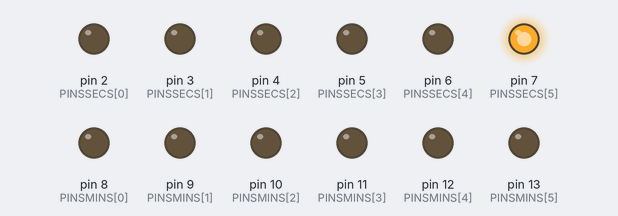
Recording of a sketch running on a simulated Arduino Uno, built with avr-gcc and run on an emulated ATmega328P. On the bench: output pins drawn as LEDs (lit = HIGH).

Above: at 0.1 s.
At 4.1 s:
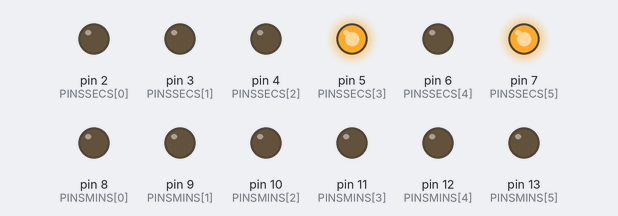
At 9.1 s:
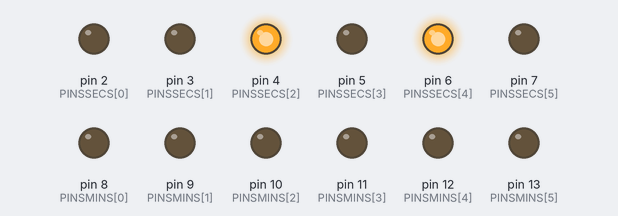
At 19.1 s:
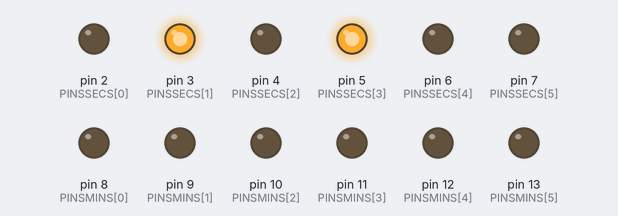
At 29.1 s:
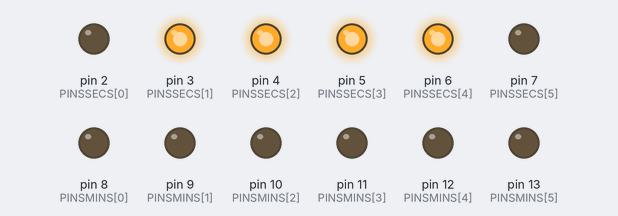
At 39.1 s:
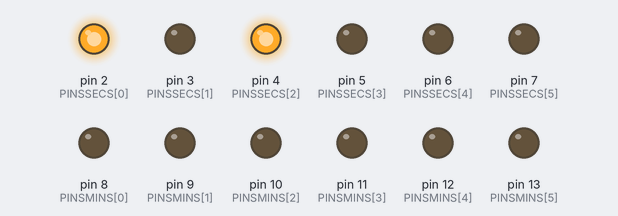
Timing chart, 0 to 40.0 s (numbered marks = the images above):
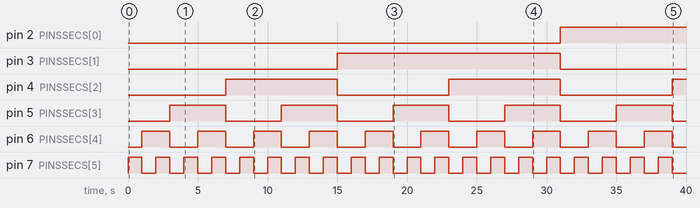

Measured:
- by itself, pin 2 (PINSSECS[0]): LOW → HIGH at 31.0 s
- by itself, pin 3 (PINSSECS[1]): LOW → HIGH at 15.0 s, → LOW 16.0 s later
- by itself, pin 4 (PINSSECS[2]): alternates HIGH for 8.0 s and LOW for 8.0 s
- by itself, pin 5 (PINSSECS[3]): alternates HIGH for 4.0 s and LOW for 4.0 s
- by itself, pin 6 (PINSSECS[4]): alternates HIGH for 2.0 s and LOW for 2.0 s
- by itself, pin 7 (PINSSECS[5]): alternates HIGH for 1.0 s and LOW for 1.0 s

The sketch:

timer.ino
```cpp
// clock.ino
//
// This program creates a binary timer using the Arduino Uno.

// Setup pins for timer (6 pins for seconds and minutes each)
const int PINS = 6;

// Define pins for seconds and minutes
const int PINSSECS[PINS] = {2, 3, 4, 5, 6, 7};
const int PINSMINS[PINS] = {8, 9, 10, 11, 12, 13};

// Multiples of two for binary conversion (in descending order)
const int MULTIPLESOFTWO[PINS] = {32, 16, 8, 4, 2, 1};

// Counter for the seconds passed
int counter = 0;

void setup() {
    // Set all the defined pins as outputs
    for (int i = 0; i < PINS; i++) {
        pinMode(PINSSECS[i], OUTPUT);
        pinMode(PINSMINS[i], OUTPUT);
    }
}

void loop() {
    counter++;
    drawNumber(counter);
    delay(1000); // Wait 1 second

    // Resets the counter after an hour
    if (counter >= 60*60) {
        counter = 0;
    }
}

void drawNumber(int counter) {
    int mins = 0;
    int secs = counter % 60;

    if (counter >= 60) {
        mins = (counter - secs) / 60;
    }

    // Display seconds in binary
    for (int i = 0; i < PINS; i++) {
        if (secs >= MULTIPLESOFTWO[i]) {
            secs -= MULTIPLESOFTWO[i];
            digitalWrite(PINSSECS[i], HIGH);
        } else {
            digitalWrite(PINSSECS[i], LOW);
        }
    }

    // Display minutes in binary
    for (int i = 0; i < PINS; i++) {
        if (mins >= MULTIPLESOFTWO[i]) {
            mins -= MULTIPLESOFTWO[i];
            digitalWrite(PINSMINS[i], HIGH);
        } else {
            digitalWrite(PINSMINS[i], LOW);
        }
    }
}
```
